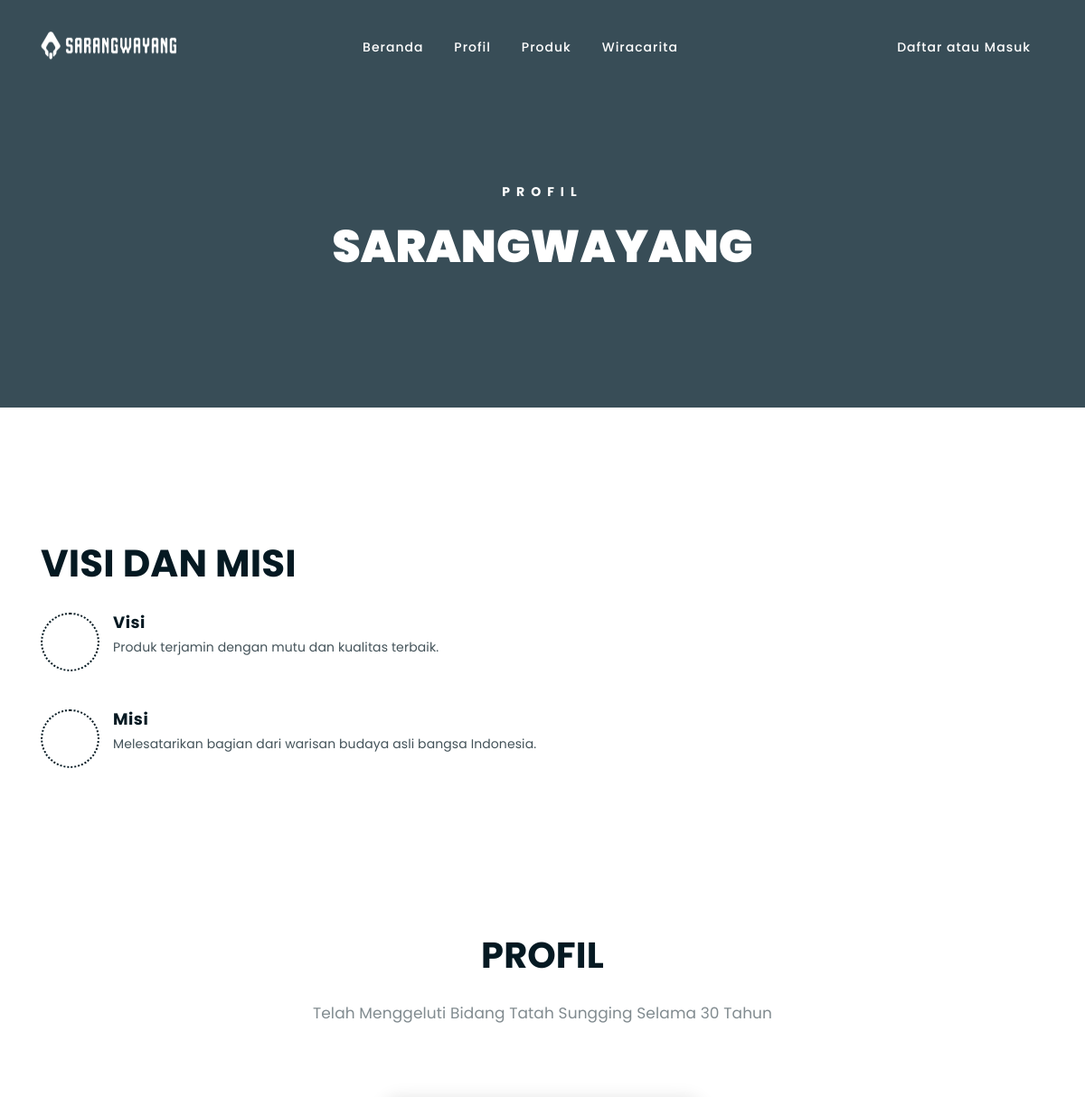
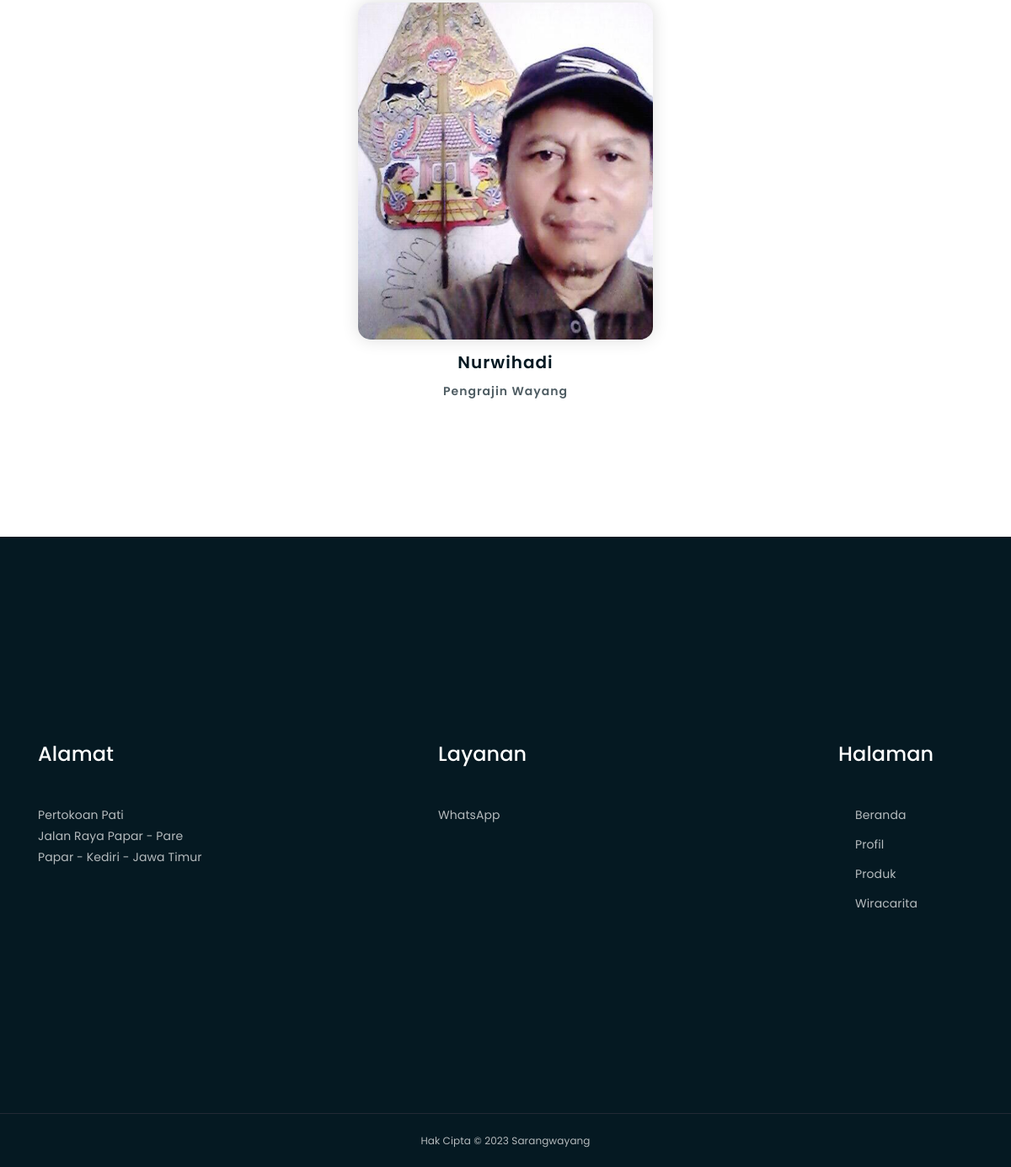
The app's page /index.php/welcome/about with its own data (2 pictures, top to bottom).
### tables this page shows
CREATE TABLE `about` (
  `id` int NOT NULL,
  `judul` text NOT NULL,
  `slug` text NOT NULL
);

### application/controllers/Welcome.php (called while the page is built, shortened)
<?php
class Welcome extends CI_Controller
{
	public function about()
	{
		$data['title'] = 'Dashboard User';
		$this->db->select('*');
		$this->db->from('about');
		$this->db->limit(2);
		$data['about'] = $this->db->get()->result();
		$this->load->view('layout/home/header', $data);
		$this->load->view('about', $data);
		$this->load->view('layout/home/footer');
	}
}

### index.php (called while the page is built, shortened)
<?php
require_once BASEPATH.'core/CodeIgniter.php';

### application/views/about.php (the view)
<div class="breadcrumb-section breadcrumb-bg1">
    <div class="container">
        <div class="row">
            <div class="col-lg-8 offset-lg-2 text-center">
                <div class="breadcrumb-text">
                    <p>Profil</p>
                    <h1>Sarangwayang</h1>
                </div>
            </div>
        </div>
    </div>
</div>
<div class="feature-bg">
    <div class="container">
        <div class="row">
            <div class="col-lg-7">
                <div class="featured-text">
                    <h2 class="pb-3">VISI <span class="orange-text">DAN MISI</span></h2>
                    <div class="row">
                        <?php foreach ($about as $row) : ?>
                            <div class="col-lg-12 col-md-6 mb-4 mb-md-5">
                                <div class="list-box d-flex">
                                    <div class="list-icon">
                                        <i class="fas fa-shipping-fast"></i>
                                    </div>
                                    <div class="content">
                                        <h3><?= $row->judul ?></h3>
                                        <p><?= $row->slug ?></p>
                                    </div>
                                </div>
                            </div>
                        <?php endforeach; ?>
                    </div>
                </div>
            </div>
        </div>
    </div>
</div>
<div class="mt-150 mb-150">
    <div class="container">
        <div class="row">
            <div class="col-lg-8 offset-lg-2 text-center">
                <div class="section-title">
                    <h3>PROFIL</h3>
                    <p>Telah Menggeluti Bidang Tatah Sungging Selama 30 Tahun</p>
                </div>
            </div>
        </div>
        <div class="row">
            <div class="col-lg-4 offset-lg-4 col-md-6">
                <div class="single-team-item">
                    <div class="team-bg team-bg-1"></div>
                    <h4>Nurwihadi <span>Pengrajin Wayang</span></h4>
                </div>
            </div>
        </div>
    </div>
</div>

### landing-assets/css/main.css (style rules this page uses)
html { font-size: 14px; font-weight: 400; line-height: 28px; height: 100%; }
body { font-family: "Poppins", sans-serif; font-weight: 400; font-size: 1rem; letter-spacing: 0.1px; line-height: 1.8; color: #051922; overflow-x: hidden; }
h1, .h1, h2, .h2, h3, .h3, h4, .h4, h5, .h5, h6, .h6 { font-family: "Poppins", sans-serif; font-weight: 700; margin: 0 0 1.25rem 0; color: #051922; }
h1:last-child, .h1:last-child, h2:last-child, .h2:last-child, h3:last-child, .h3:last-child, h4:last-child, .h4:last-child, h5:last-child, .h5:last-child, h6:last-child, .h6:last-child { margin: 0; }
h1, .h1 { font-size: 4rem; font-weight: 700; line-height: 4rem; }
h2, .h2 { font-size: 3rem; font-weight: 700; line-height: 3.25rem; }
h3, .h3 { font-size: 2rem; font-weight: 700; line-height: 2.25rem; }
h4, .h4 { font-size: 1.5rem; font-weight: 700; line-height: 1.75rem; }
p { font-family: "Poppins", sans-serif; font-weight: 400; font-size: 1rem; letter-spacing: 0.1px; line-height: 1.8; color: #051922; margin: 0 0 1.25rem 0; }
p:last-child { margin: 0; }
.mt-150 { margin-top: 150px; }
.mb-150 { margin-bottom: 150px; }
.orange-text { color: #051922; }
.section-title h3 { text-transform: uppercase; font-size: 40px; position: relative; padding-bottom: 15px; }
.section-title p { font-size: 17px; width: 530px; margin: 0 auto; opacity: 0.5; color: #051922; margin-top: 10px; line-height: 1.8; }
.section-title { margin-bottom: 80px; }
.breadcrumb-text p { color: #ffffff; font-weight: 700; text-transform: uppercase; letter-spacing: 7px; }
.breadcrumb-text h1 { font-size: 50px; text-transform: uppercase; font-weight: 900; color: #ffffff; margin: 0; margin-top: 20px; }
.breadcrumb-section { padding: 150px 0; background-size: cover; background-position: center center; position: relative; z-index: 1; background-attachment: fixed; padding-top: 200px; }
.breadcrumb-section:after { position: absolute; left: 0; top: 0; width: 100%; height: 100%; content: ""; background-color: #07212e; z-index: -1; opacity: 0.8; }
html, body { height: 100%; }
.list-box { overflow: hidden; letter-spacing: 0.5px; }
.list-box .content h3 { color: #051922; display: block; line-height: 22px; font-size: 18px; margin-bottom: 4px; }
.list-box .content p { color: #051922; margin-bottom: 0px; opacity: 0.75; }
.list-box .list-icon i { display: block; font-size: 24px; margin-right: 15px; color: #051922; width: 65px; height: 65px; text-align: center; line-height: 60px; border: 2px #051922 dotted; border-radius: 999px; }
.feature-bg { position: relative; margin: 150px 0; }
.team-bg-1 { background-image: url(../img/team/team-1.jpg); }
.team-bg { height: 400px; background-size: cover; background-position: center; border-radius: 15px; background-color: #ddd; -webkit-box-shadow: 0 0 20px #dddddd; box-shadow: 0 0 20px #dddddd; }
.single-team-item { position: relative; }
.single-team-item h4 { letter-spacing: 1px; font-size: 20px; font-weight: 600; text-align: center; margin-top: 15px; margin-bottom: 10px; }
.single-team-item h4 span { font-size: 70%; display: block; margin-top: 10px; opacity: 0.7; }

### records on screen
about: judul "Visi", slug "Produk terjamin dengan mutu dan kualitas terbaik."
about: judul "Misi", slug "Melesatarikan bagian dari warisan budaya asli bangsa Indonesia."
